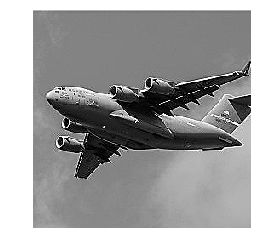
#> input picture Python/Preprocessing Images/images/plane_256x256.png, 262 x 252 px, found by its file name
$ python enhance_gray_image.py
#> lines starting #> are read from the running program, lines starting #| are printed output that depends on the picture
# Enhance Contrast of Grayscale Image

# Load image
import cv2
import numpy as np
from matplotlib import pyplot as plt

# Load image
image_gray = cv2.imread('C:/Users/DELL/Desktop/Preprocessing Images/images/plane_256x256.png', cv2.IMREAD_GRAYSCALE)
#> image_gray is the input picture: shape (252, 262); min 0, max 255, mean 161.2


# Gray enhancement

image_enhanced = cv2.equalizeHist(image_gray)
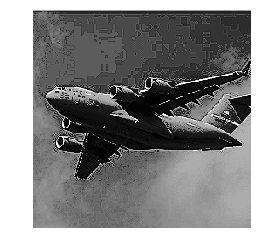
#> image_enhanced: shape (252, 262); min 0, max 255, mean 137.6
# Show image
plt.imshow(image_enhanced, cmap='gray'), plt.axis("off")

plt.show()

$ run again, with Python/Preprocessing Images/images/validation.png copied over Python/Preprocessing Images/images/plane_256x256.png
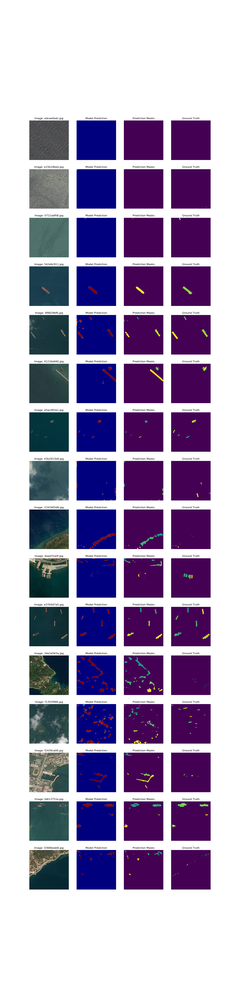
#> input picture Python/Preprocessing Images/images/validation.png, 234 x 1000 px, shrunk from 1500 x 6400 before the run, found by its file name
#> `image_gray = cv2.imread('C:/Users/DELL/Desktop/Preprocessing Images/im..`:
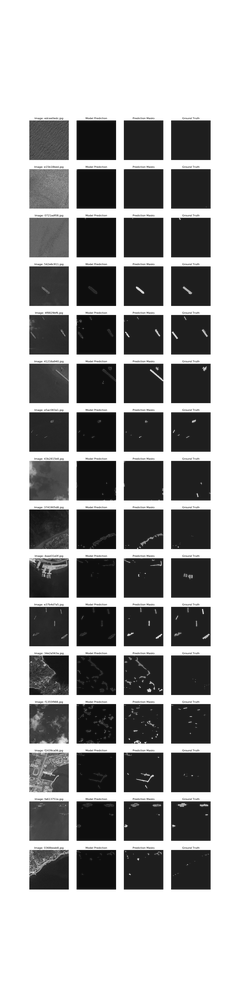
#> image_gray: shape (1000, 234); min 1, max 255, mean 161
#> `image_enhanced = cv2.equalizeHist(image_gray)`:
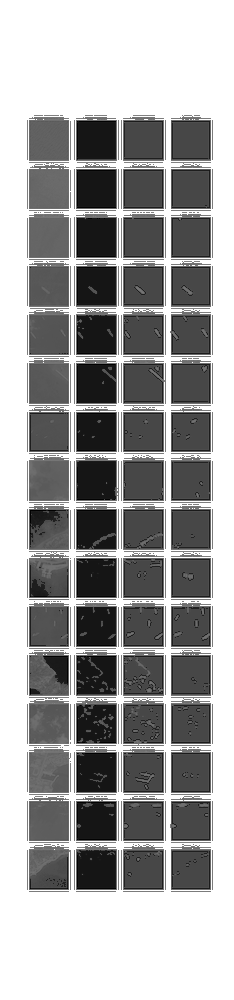
#> image_enhanced: shape (1000, 234); min 0, max 255, mean 162.1
